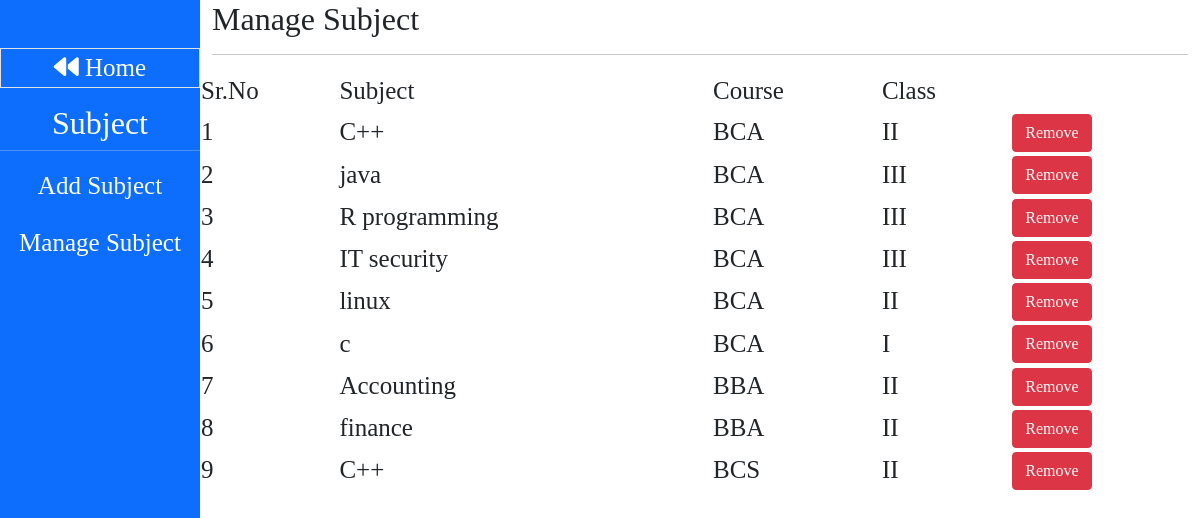
The app's page /mannage_subject.php with its own data.
### tables this page shows
CREATE TABLE `subjects` (
  `id` int(50) NOT NULL auto_increment,
  `subjects` varchar(50) NOT NULL,
  `course` varchar(50) NOT NULL,
  `class` varchar(50) NOT NULL,
  PRIMARY KEY  (`id`)
);

### mannage_subject.php (the view, shortened to what this page needs)
<!DOCTYPE html>
<html lang="en">
<head>
    <link href="https://cdn.jsdelivr.net/npm/bootstrap@5.0.2/dist/css/bootstrap.min.css" rel="stylesheet">
</head>
<body>
    <div class="container-fluid">
        <div class="row">
            <div class="col-md-2 dash bg-primary">
                <div class="row text-white text-center mt-5">
                <a href="Admin.php" class="border mb-3" style="color: white; text-decoration: none; font-size:25px; font-family: 'Times New Roman', Times, serif;"><i class="fa-duotone fa-solid fa-backward"></i> Home</a>
                    <h2>Subject</h2>
                    <hr>
                </div>
                <div class="row text-center std">
                      <ul>
                       <li><a href="subject.php">Add Subject</a></li>
                        <li><a href="mannage_subject.php">Manage Subject</a></li>
                      </ul>
                </div>
            </div>
            <div class="col-md-10">
             <h2>Manage Subject</h2> <hr>
             <div class="row justify-content-center">
             <table>
                <tr>
                    <td>Sr.No</td>
                    <td>Subject</td>
                    <td>Course</td>
                    <td>Class</td>
                </tr>
               <?php
               include("connection.php");
                $qry="SELECT * from subjects ";
                $result=mysqli_query($con,$qry);
                $count=1;
                while($row=mysqli_fetch_assoc($result)){
                    echo"<tr><td>".$count."</td><td>".$row["subjects"]."</td><td>".$row["course"]."</td><td>".$row["class"]."</td><td> <a href='remove_subject.php?id=".$row["id"]."' ><button class= 'btn btn-danger'>Remove</button></a></td></tr>";
                    $count++;
                }
               ?>
             </table>
               </div>
        </div>
    </div>
</body>
</html>

### mannage_subject.php (style rules this page uses)
.dash { height: 100vh; }
.std a { text-decoration: none; color: white; }
.std li { margin-bottom: 20px; font-size: 25px; font-family: 'Times New Roman', Times, serif; }
body { font-family: 'Times New Roman', Times, serif; }
table { font-size: 25px; }

### records on screen
subjects: subjects "C++", course "BCA", class "II"
subjects: subjects "java", course "BCA", class "III"
subjects: subjects "R programming", course "BCA", class "III"
subjects: subjects "IT security", course "BCA", class "III"
subjects: subjects "linux", course "BCA", class "II"
subjects: subjects "c", course "BCA", class "I"
subjects: subjects "Accounting", course "BBA", class "II"
subjects: subjects "finance", course "BBA", class "II"
subjects: subjects "C++", course "BCS", class "II"
